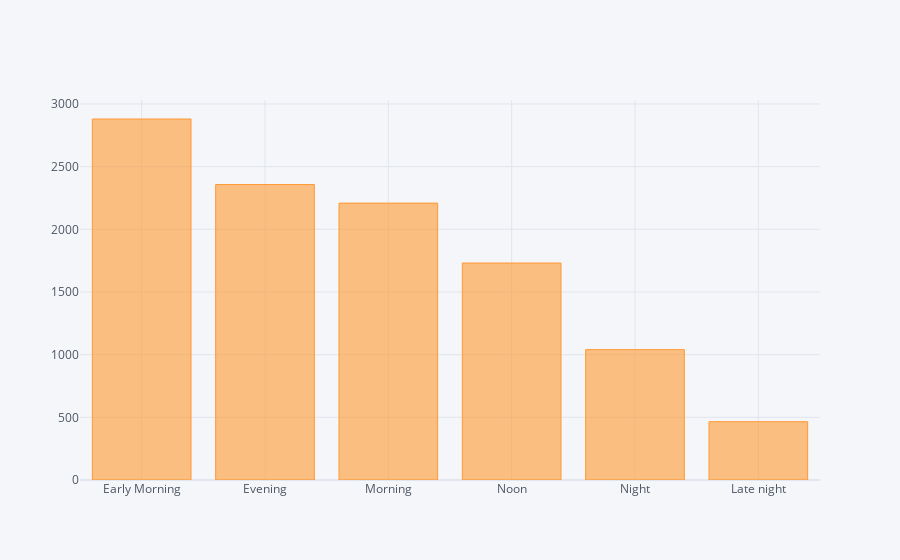

The notebook cell this image was saved under:
### Code cell
data['Dep_Time_hour'].apply(flight_dep_time).value_counts().iplot(kind='bar')

### Figure 1 — Plotly figure (JSON) as saved in the notebook; plotly's stock layout.template omitted (floating-point values rounded to 4 significant figures)
{"data": [{"marker": {"color": "rgba(255, 153, 51, 0.6)", "line": {"color": "rgba(255, 153, 51, 1.0)", "width": 1}}, "name": "Dep_Time_hour", "orientation": "v", "text": "", "type": "bar", "x": ["Early Morning", "Evening", "Morning", "Noon", "Night", "Late night"], "y": [2880, 2357, 2209, 1731, 1040, 465]}], "layout": {"legend": {"bgcolor": "#F5F6F9", "font": {"color": "#4D5663"}}, "paper_bgcolor": "#F5F6F9", "plot_bgcolor": "#F5F6F9", "title": {"font": {"color": "#4D5663"}}, "xaxis": {"gridcolor": "#E1E5ED", "showgrid": true, "tickfont": {"color": "#4D5663"}, "title": {"font": {"color": "#4D5663"}, "text": ""}, "zerolinecolor": "#E1E5ED"}, "yaxis": {"gridcolor": "#E1E5ED", "showgrid": true, "tickfont": {"color": "#4D5663"}, "title": {"font": {"color": "#4D5663"}, "text": ""}, "zerolinecolor": "#E1E5ED"}}}
